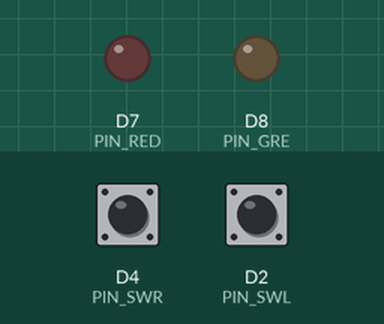
This sketch was run on a simulated ESP8266 (NodeMCU). On the bench: output pins drawn as LEDs (lit = HIGH). Inputs (shaded band) come from the test bench; at power-on: D4 (PIN_SWR) LOW, D2 (PIN_SWL) LOW.

Above: at 1.2 s.
1.3 s: D4 (PIN_SWR) pulled HIGH for 0.15 s
At 1.7 s:
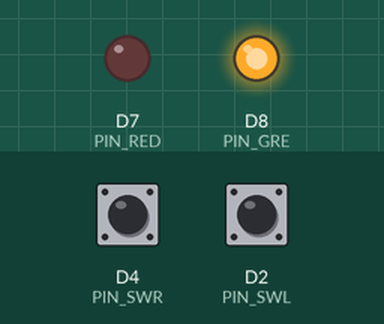
2.9 s: D2 (PIN_SWL) pulled HIGH for 0.15 s
At 4.1 s:
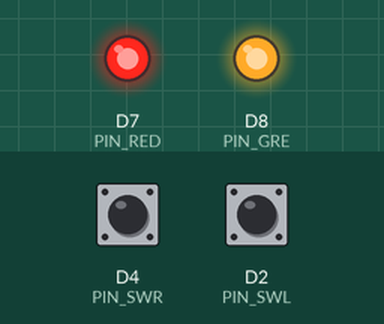
4.5 s: D4 (PIN_SWR) pulled HIGH for 1 s
At 5.4 s:
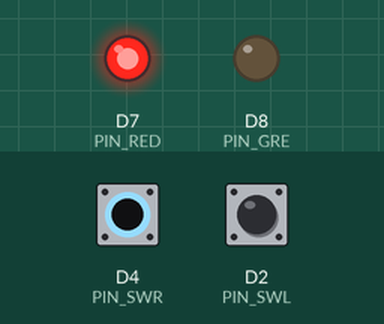
7.0 s: D4 (PIN_SWR) pulled HIGH for 3.2 s
At 7.3 s:
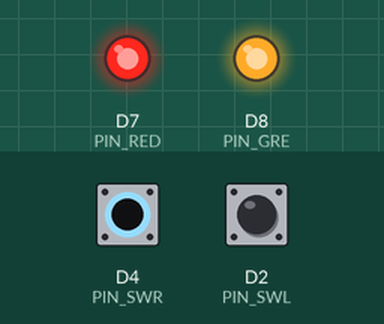
11.7 s: D2 (PIN_SWL) pulled HIGH for 1 s
At 12.2 s:
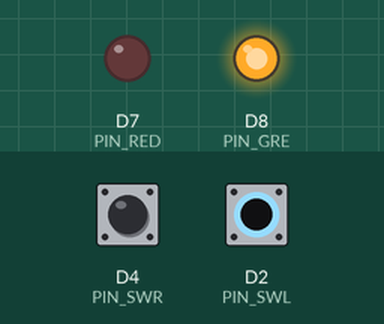
Timing chart, 0 to 14.7 s (numbered marks = the images above; inputs shaded):
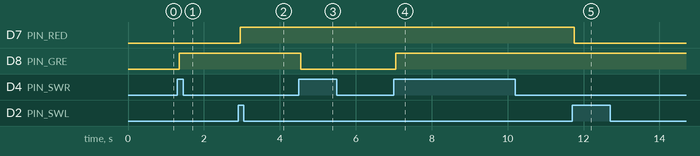

Measured:
- after the input at 1.3 s, D8 (PIN_GRE): LOW → HIGH after 0.05 s
- after the input at 2.9 s, D7 (PIN_RED): LOW → HIGH after 0.05 s
- after the input at 4.5 s, D8 (PIN_GRE): HIGH → LOW after 0.05 s
- after the input at 7.0 s, D8 (PIN_GRE): LOW → HIGH after 0.05 s
- after the input at 11.7 s, D7 (PIN_RED): HIGH → LOW after 0.06 s

The sketch:

toggle.ino
```cpp
// Practice Switch 2

#define PIN_RED D7
#define PIN_GRE D8
#define PIN_SWL D2
#define PIN_SWR D4

bool cState_swl = false;
bool cState_swr = false;
bool lState_swl = false;
bool lState_swr = false;
bool valRed = false;
bool valGre = false;

void setup() {
  pinMode(PIN_RED,OUTPUT);
  pinMode(PIN_GRE,OUTPUT);
  pinMode(PIN_SWL,INPUT);
  pinMode(PIN_SWR,INPUT);
}

void loop() {
  cState_swl = digitalRead(PIN_SWL);
  cState_swr = digitalRead(PIN_SWR);
  delay(50);

  if (cState_swl && (cState_swl != lState_swl)) {
    valRed = !valRed;
    digitalWrite(PIN_RED,valRed);
  }

  if (cState_swr && (cState_swr != lState_swr)) {
    valGre = !valGre;
    digitalWrite(PIN_GRE,valGre);
  }

  lState_swl = cState_swl;
  lState_swr = cState_swr;
}
```
